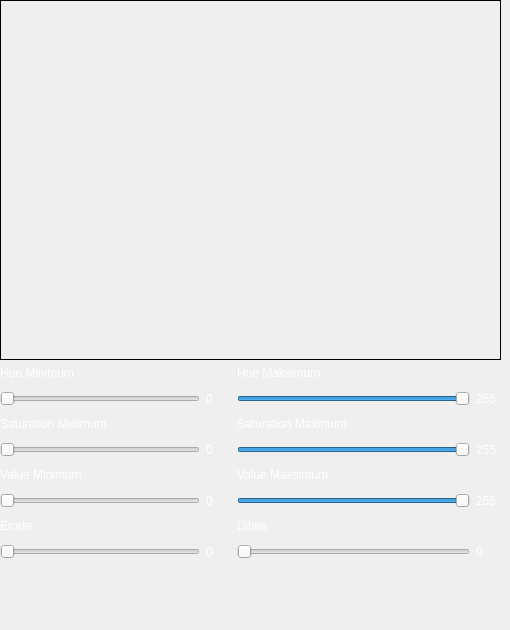
         <widget class="QWidget" name="warna6">
          <widget class="QWidget" name="layoutWidget_7">
           <property name="geometry">
            <rect>
             <x>0</x>
             <y>0</y>
             <width>501</width>
             <height>621</height>
            </rect>
           </property>
           <layout class="QVBoxLayout" name="verticalLayout_56">
            <item>
             <widget class="QLabel" name="labelWarna6">
              <property name="minimumSize">
               <size>
                <width>480</width>
                <height>360</height>
               </size>
              </property>
              <property name="baseSize">
               <size>
                <width>480</width>
                <height>360</height>
               </size>
              </property>
              <property name="frameShape">
               <enum>QFrame::Box</enum>
              </property>
              <property name="text">
               <string/>
              </property>
             </widget>
            </item>
            <item>
             <layout class="QFormLayout" name="formLayout_7">
              <item row="0" column="0">
               <layout class="QVBoxLayout" name="verticalLayout_57">
                <item>
                 <widget class="QLabel" name="label_56">
                  <property name="maximumSize">
                   <size>
                    <width>16777215</width>
                    <height>100</height>
                   </size>
                  </property>
                  <property name="styleSheet">
                   <string notr="true">color: rgb(255, 255, 255);</string>
                  </property>
                  <property name="text">
                   <string>Hue Minimum</string>
                  </property>
                 </widget>
                </item>
                <item>
                 <layout class="QHBoxLayout" name="horizontalLayout_49">
                  <item>
                   <widget class="QSlider" name="hMin6">
                    <property name="minimumSize">
                     <size>
                      <width>200</width>
                      <height>0</height>
                     </size>
                    </property>
                    <property name="baseSize">
                     <size>
                      <width>200</width>
                      <height>100</height>
                     </size>
                    </property>
                    <property name="maximum">
                     <number>255</number>
                    </property>
                    <property name="orientation">
                     <enum>Qt::Horizontal</enum>
                    </property>
                   </widget>
                  </item>
                  <item>
                   <widget class="QLabel" name="hMinVal6">
                    <property name="minimumSize">
                     <size>
                      <width>25</width>
                      <height>25</height>
                     </size>
                    </property>
                    <property name="styleSheet">
                     <string notr="true">color: rgb(255, 255, 255);</string>
                    </property>
                    <property name="text">
                     <string>0</string>
                    </property>
                   </widget>
                  </item>
                 </layout>
                </item>
               </layout>
              </item>
              <item row="0" column="1">
               <layout class="QVBoxLayout" name="verticalLayout_58">
                <item>
                 <widget class="QLabel" name="label_57">
                  <property name="maximumSize">
                   <size>
                    <width>16777215</width>
                    <height>100</height>
                   </size>
                  </property>
                  <property name="styleSheet">
                   <string notr="true">color: rgb(255, 255, 255);</string>
                  </property>
                  <property name="text">
                   <string>Hue Maksimum</string>
                  </property>
                 </widget>
                </item>
                <item>
                 <layout class="QHBoxLayout" name="horizontalLayout_53">
                  <item>
                   <widget class="QSlider" name="hMax6">
                    <property name="minimumSize">
                     <size>
                      <width>150</width>
                      <height>0</height>
                     </size>
                    </property>
                    <property name="baseSize">
                     <size>
                      <width>200</width>
                      <height>100</height>
                     </size>
                    </property>
                    <property name="maximum">
                     <number>255</number>
                    </property>
                    <property name="value">
                     <number>255</number>
                    </property>
                    <property name="orientation">
                     <enum>Qt::Horizontal</enum>
                    </property>
                   </widget>
                  </item>
                  <item>
                   <widget class="QLabel" name="hMaxVal6">
                    <property name="minimumSize">
                     <size>
                      <width>25</width>
                      <height>25</height>
                     </size>
                    </property>
                    <property name="styleSheet">
                     <string notr="true">color: rgb(255, 255, 255);</string>
                    </property>
                    <property name="text">
                     <string>255</string>
                    </property>
                   </widget>
                  </item>
                 </layout>
                </item>
               </layout>
              </item>
              <item row="1" column="0">
               <layout class="QVBoxLayout" name="verticalLayout_59">
                <item>
                 <widget class="QLabel" name="label_61">
                  <property name="maximumSize">
                   <size>
                    <width>16777215</width>
                    <height>100</height>
                   </size>
                  </property>
                  <property name="styleSheet">
                   <string notr="true">color: rgb(255, 255, 255);</string>
                  </property>
                  <property name="text">
                   <string>Saturation Minimum</string>
                  </property>
                 </widget>
                </item>
                <item>
                 <layout class="QHBoxLayout" name="horizontalLayout_54">
                  <item>
                   <widget class="QSlider" name="sMin6">
                    <property name="minimumSize">
                     <size>
                      <width>200</width>
                      <height>0</height>
                     </size>
                    </property>
                    <property name="baseSize">
                     <size>
                      <width>200</width>
                      <height>100</height>
                     </size>
                    </property>
                    <property name="maximum">
                     <number>255</number>
                    </property>
                    <property name="orientation">
                     <enum>Qt::Horizontal</enum>
                    </property>
                   </widget>
                  </item>
                  <item>
                   <widget class="QLabel" name="sMinVal6">
                    <property name="minimumSize">
                     <size>
                      <width>25</width>
                      <height>25</height>
                     </size>
                    </property>
                    <property name="styleSheet">
                     <string notr="true">color: rgb(255, 255, 255);</string>
                    </property>
                    <property name="text">
                     <string>0</string>
                    </property>
                   </widget>
                  </item>
                 </layout>
                </item>
               </layout>
              </item>
              <item row="1" column="1">
               <layout class="QVBoxLayout" name="verticalLayout_60">
                <item>
                 <widget class="QLabel" name="label_123">
                  <property name="maximumSize">
                   <size>
                    <width>16777215</width>
                    <height>100</height>
                   </size>
                  </property>
                  <property name="styleSheet">
                   <string notr="true">color: rgb(255, 255, 255);</string>
                  </property>
                  <property name="text">
                   <string>Saturation Maximum</string>
                  </property>
                 </widget>
                </item>
                <item>
                 <layout class="QHBoxLayout" name="horizontalLayout_55">
                  <item>
                   <widget class="QSlider" name="sMax6">
                    <property name="minimumSize">
                     <size>
                      <width>150</width>
                      <height>0</height>
                     </size>
                    </property>
                    <property name="baseSize">
                     <size>
                      <width>200</width>
                      <height>100</height>
                     </size>
                    </property>
                    <property name="maximum">
                     <number>255</number>
                    </property>
                    <property name="value">
                     <number>255</number>
                    </property>
                    <property name="orientation">
                     <enum>Qt::Horizontal</enum>
                    </property>
                   </widget>
                  </item>
                  <item>
                   <widget class="QLabel" name="sMaxVal6">
                    <property name="minimumSize">
                     <size>
                      <width>25</width>
                      <height>25</height>
                     </size>
                    </property>
                    <property name="styleSheet">
                     <string notr="true">color: rgb(255, 255, 255);</string>
                    </property>
                    <property name="text">
                     <string>255</string>
                    </property>
                   </widget>
                  </item>
                 </layout>
                </item>
               </layout>
              </item>
              <item row="2" column="0">
               <layout class="QVBoxLayout" name="verticalLayout_61">
                <item>
                 <widget class="QLabel" name="label_124">
                  <property name="maximumSize">
                   <size>
                    <width>16777215</width>
                    <height>100</height>
                   </size>
                  </property>
                  <property name="styleSheet">
                   <string notr="true">color: rgb(255, 255, 255);</string>
                  </property>
                  <property name="text">
                   <string>Value Minimum</string>
                  </property>
                 </widget>
                </item>
                <item>
                 <layout class="QHBoxLayout" name="horizontalLayout_56">
                  <item>
                   <widget class="QSlider" name="vMin6">
                    <property name="minimumSize">
                     <size>
                      <width>200</width>
                      <height>0</height>
                     </size>
                    </property>
                    <property name="baseSize">
                     <size>
                      <width>200</width>
                      <height>100</height>
                     </size>
                    </property>
                    <property name="maximum">
                     <number>255</number>
                    </property>
                    <property name="orientation">
                     <enum>Qt::Horizontal</enum>
                    </property>
                   </widget>
                  </item>
                  <item>
                   <widget class="QLabel" name="vMinVal6">
                    <property name="minimumSize">
                     <size>
                      <width>25</width>
                      <height>25</height>
                     </size>
                    </property>
                    <property name="styleSheet">
                     <string notr="true">color: rgb(255, 255, 255);</string>
                    </property>
                    <property name="text">
                     <string>0</string>
                    </property>
                   </widget>
                  </item>
                 </layout>
                </item>
               </layout>
              </item>
              <item row="2" column="1">
               <layout class="QVBoxLayout" name="verticalLayout_62">
                <item>
                 <widget class="QLabel" name="label_125">
                  <property name="maximumSize">
                   <size>
                    <width>16777215</width>
                    <height>100</height>
                   </size>
                  </property>
                  <property name="styleSheet">
                   <string notr="true">color: rgb(255, 255, 255);</string>
                  </property>
                  <property name="text">
                   <string>Value Maksimum</string>
                  </property>
                 </widget>
                </item>
                <item>
                 <layout class="QHBoxLayout" name="horizontalLayout_57">
                  <item>
                   <widget class="QSlider" name="vMax6">
                    <property name="minimumSize">
                     <size>
                      <width>150</width>
                      <height>0</height>
                     </size>
                    </property>
                    <property name="baseSize">
                     <size>
                      <width>200</width>
                      <height>100</height>
                     </size>
                    </property>
                    <property name="maximum">
                     <number>255</number>
                    </property>
                    <property name="value">
                     <number>255</number>
                    </property>
                    <property name="orientation">
                     <enum>Qt::Horizontal</enum>
                    </property>
                   </widget>
                  </item>
                  <item>
                   <widget class="QLabel" name="vMaxVal6">
                    <property name="minimumSize">
                     <size>
                      <width>25</width>
                      <height>25</height>
                     </size>
                    </property>
                    <property name="styleSheet">
                     <string notr="true">color: rgb(255, 255, 255);</string>
                    </property>
                    <property name="text">
                     <string>255</string>
                    </property>
                   </widget>
                  </item>
                 </layout>
                </item>
               </layout>
              </item>
              <item row="3" column="0">
               <layout class="QVBoxLayout" name="verticalLayout_63">
                <item>
                 <widget class="QLabel" name="label_126">
                  <property name="maximumSize">
                   <size>
                    <width>16777215</width>
                    <height>100</height>
                   </size>
                  </property>
                  <property name="styleSheet">
                   <string notr="true">color: rgb(255, 255, 255);</string>
                  </property>
                  <property name="text">
                   <string>Erode</string>
                  </property>
                 </widget>
                </item>
                <item>
                 <layout class="QHBoxLayout" name="horizontalLayout_58">
                  <item>
                   <widget class="QSlider" name="erode6">
                    <property name="minimumSize">
                     <size>
                      <width>200</width>
                      <height>0</height>
                     </size>
                    </property>
                    <property name="baseSize">
                     <size>
                      <width>200</width>
                      <height>100</height>
                     </size>
                    </property>
                    <property name="maximum">
                     <number>20</number>
                    </property>
                    <property name="orientation">
                     <enum>Qt::Horizontal</enum>
                    </property>
                   </widget>
                  </item>
                  <item>
                   <widget class="QLabel" name="erodeVal6">
                    <property name="minimumSize">
                     <size>
                      <width>25</width>
                      <height>25</height>
                     </size>
                    </property>
                    <property name="styleSheet">
                     <string notr="true">color: rgb(255, 255, 255);</string>
                    </property>
                    <property name="text">
                     <string>0</string>
                    </property>
                   </widget>
                  </item>
                 </layout>
                </item>
               </layout>
              </item>
              <item row="3" column="1">
               <layout class="QVBoxLayout" name="verticalLayout_64">
                <item>
                 <widget class="QLabel" name="label_127">
                  <property name="maximumSize">
                   <size>
                    <width>16777215</width>
                    <height>100</height>
                   </size>
                  </property>
                  <property name="styleSheet">
                   <string notr="true">color: rgb(255, 255, 255);</string>
                  </property>
                  <property name="text">
                   <string>Dilate</string>
                  </property>
                 </widget>
                </item>
                <item>
                 <layout class="QHBoxLayout" name="horizontalLayout_59">
                  <item>
                   <widget class="QSlider" name="dilate6">
                    <property name="minimumSize">
                     <size>
                      <width>150</width>
                      <height>0</height>
                     </size>
                    </property>
                    <property name="baseSize">
                     <size>
                      <width>200</width>
                      <height>100</height>
                     </size>
                    </property>
                    <property name="maximum">
                     <number>20</number>
                    </property>
                    <property name="orientation">
                     <enum>Qt::Horizontal</enum>
                    </property>
                   </widget>
                  </item>
                  <item>
                   <widget class="QLabel" name="dilateVal6">
                    <property name="minimumSize">
                     <size>
                      <width>25</width>
                      <height>25</height>
                     </size>
                    </property>
                    <property name="styleSheet">
                     <string notr="true">color: rgb(255, 255, 255);</string>
                    </property>
                    <property name="text">
                     <string>0</string>
                    </property>
                   </widget>
                  </item>
                 </layout>
                </item>
               </layout>
              </item>
             </layout>
            </item>
           </layout>
          </widget>
         </widget>
